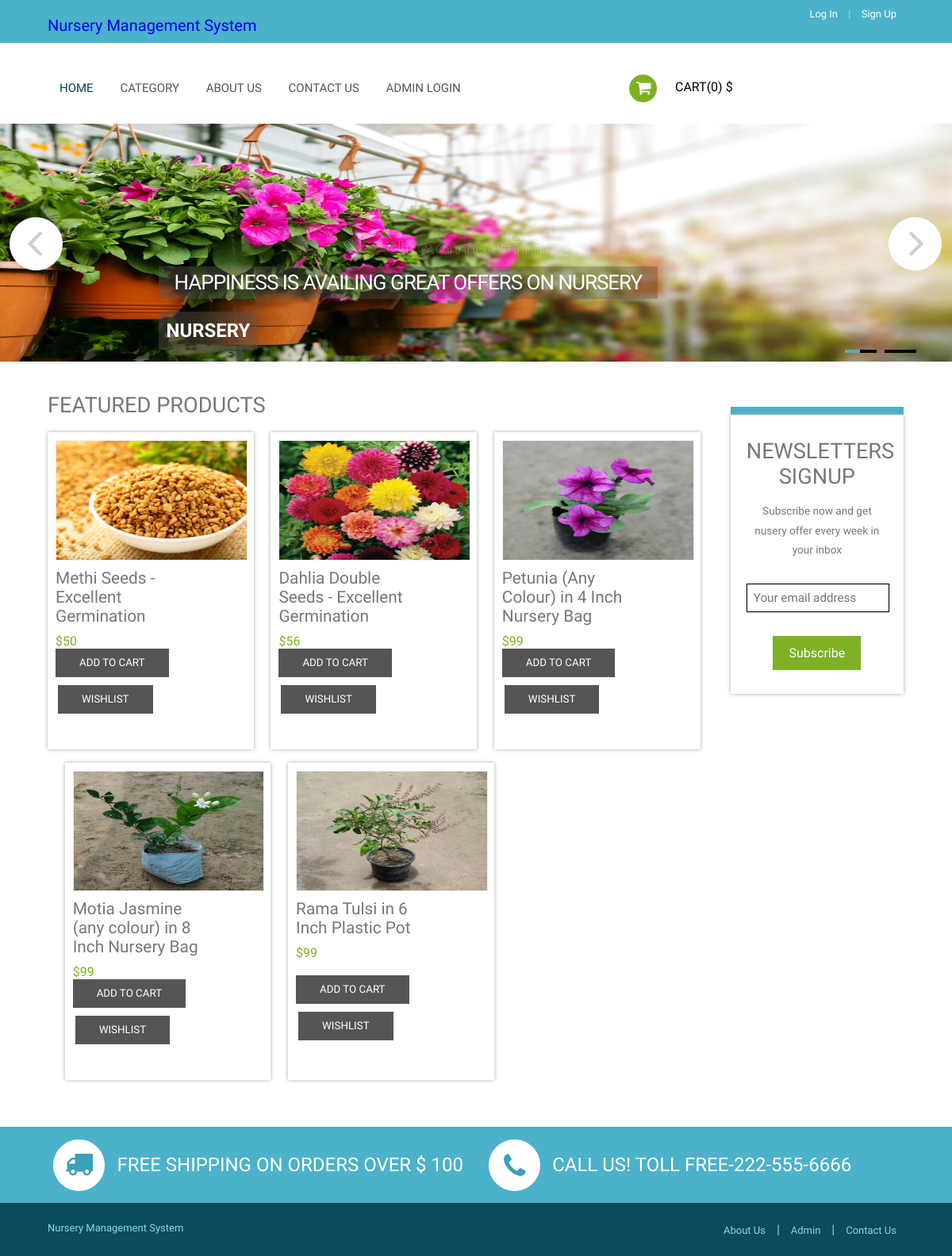
The page / on the database its author committed.
### tables this page shows
CREATE TABLE `tblproducts` (
  `ID` int(5) NOT NULL,
  `category` int(5) DEFAULT NULL,
  `productName` varchar(250) DEFAULT NULL,
  `productweight` varchar(100) DEFAULT NULL,
  `productPrice` decimal(10,0) DEFAULT NULL,
  `productDescription` mediumtext DEFAULT NULL,
  `productInstruction` mediumtext DEFAULT NULL,
  `shippingCharge` decimal(10,0) DEFAULT NULL,
  `productAvailability` varchar(50) DEFAULT NULL,
  `productImage1` varchar(250) DEFAULT NULL,
  `productImage2` varchar(250) DEFAULT NULL,
  `productImage3` varchar(250) DEFAULT NULL,
  `addedBy` varchar(250) DEFAULT NULL,
  `CreationDate` timestamp NULL DEFAULT current_timestamp()
);

### index.php (the view, shortened to what this page needs)
<?php
include('includes/config.php');
?>
<!DOCTYPE HTML>
<html>
<head>
<link href="css/style.css" rel="stylesheet" type="text/css" media="all" />
<link href="css/form.css" rel="stylesheet" type="text/css" media="all" />
<link href="css/megamenu.css" rel="stylesheet" type="text/css" media="all" />
    <link rel="stylesheet" href="css/fwslider.css" media="all">
</head>
<body>
	<?php include_once('includes/header.php');?>
    <div id="fwslider">
        <div class="slider_container">
            <div class="slide">
                    <img src="images/banner.jpg" width='200' height='300' alt=""/>
                <div class="slide_content">
                    <div class="slide_content_wrap">
                        <h4 class="title">Happiness is availing great offers on Nursery</h4>
                        <p class="description">Nursery</p>
                    </div>
                </div>
            </div>
        </div>
        <div class="timers"></div>
        <div class="slidePrev"><span></span></div>
        <div class="slideNext"><span></span></div>
    </div>
<div class="main">
	<div class="wrap">
		<div class="section group">
		  <div class="cont span_2_of_3">
		  	<h2 class="head">Featured Products</h2>
			<div class="top-box">
<?php
$ret=mysqli_query($con,"select * from tblproducts  order by  ID desc limit 5");
while ($row=mysqli_fetch_array($ret)) {
?>
			 <div class="col_1_of_3 span_1_of_3" style="height:400px">
			   <a href="single-product.php?pid=<?php  echo $row['ID'];?>">
				<div class="inner_content clearfix">
					<div class="product_image">
						<a href="single-product.php?pid=<?php  echo $row['ID'];?>">
							<img src="admin/productimages/<?php echo $row['productImage1'];?>" width="300" height="150" alt=""></a>
					</div>
                    <div class="price">
					   <div class="cart-left">
							<p class="title"><?php echo $row['productName'];?></p>
							<div class="price1">
							  <span class="actual">$<?php echo $row['productPrice'];?></span>
							</div>
						</div>
<div style="margin-top:40%;" align="center">
<?php if($_SESSION['nmsuid']==""){?>
<a href="login.php"><button  class="grey">Add to cart</button></a>
<?php } ?>
</div>
					 </div>
                   </div>
                   <div style="margin-left: 5%;">
                   <?php if($_SESSION['nmsuid']==""){?>
							<a href="login.php"><button  class="grey">Wishlist</button></a>
<?php } ?>
</div>
                 </a>
				</div><?php } ?>
			</div>
		  </div>
			<div class="rsidebar span_1_of_left">
				<div class="top-border"> </div>
           <div class="top-border"> </div>
			<div class="sidebar-bottom">
			    <h2 class="m_1">Newsletters<br> Signup</h2>
			    <p class="m_text">Subscribe now and get nusery offer every week in your inbox</p>
			    <div class="subscribe">
					 <form method="post">
					    <input type="email" name="email" placeholder="Your email address" class="textbox">
					    <input type="submit" name="sub" value="Subscribe">
					 </form>
	  			</div>
			</div>
	    </div>
	</div>
	</div>
	</div>
   <?php include_once('includes/footer.php');?>
</body>
</html>

### includes/header.php (shortened to what this page needs)
<div class="header-top">
       <div class="wrap">
              <div class="header-top-left">
                     <a href="index.php"> <h5 style="padding-top: 20px;padding-bottom: 10px;font-size: 20px;">Nursery Management System</h5></a>
             </div>
             <div class="cssmenu">
                <ul>
                    <?php if (strlen($_SESSION['nmsuid']==0)) {?>
                    <li><a href="login.php">Log In</a></li> |
                    <li><a href="register.php">Sign Up</a></li><?php }?>
                </ul>
            </div>
        </div>
    </div>
    <div class="header-bottom">
        <div class="wrap">
            <div class="header-bottom-left">
                <div class="menu">
                <ul class="megamenu skyblue">
            <li class="active grid"><a href="index.php">Home</a></li>
                <li><a class="color5" href="#">Category</a>
                </li>
                <li><a class="color6" href="about.php">About Us</a></li>
                <li><a class="color7" href="contact.php">Contact Us</a></li>
                      <?php if (strlen($_SESSION['nmsuid']==0)) {?>
                         <li><a class="color7" href="admin/">Admin login</a></li>
                     <?php } ?>
            </ul>
            </div>
        </div>
       <div class="header-bottom-right">
      <div class="tag-list">
        <ul class="icon1 sub-icon1 profile_img">
            <?php
                            $userid= $_SESSION['nmsuid'];
$ret2=mysqli_query($con,"select sum(tblproducts.shippingCharge+tblproducts.productPrice) as total,COUNT(orders.PId) as totalp from orders join tblproducts on tblproducts.ID=orders.PId where orders.UserId='$userid' and orders.IsOrderPlaced is null");
$resultss=mysqli_fetch_array($ret2);
?>
            <li><a class="active-icon c2" href="#"> </a>
            </li>
        </ul>
        <ul class="last"><li><a href="cart.php">Cart(<?php echo $resultss['totalp'];?>)  $<?php echo $resultss['total'];?></a></li></ul>
      </div>
    </div>
     </div>
    </div>

### includes/footer.php (shortened to what this page needs)
<div class="footer">
        <div class="footer-top">
            <div class="wrap">
              <div class="section group example">
                <div class="col_1_of_2 span_1_of_2">
                    <ul class="f-list">
                      <li><img src="images/2.png"><span class="f-text">Free Shipping on orders over $ 100</span><div class="clear"></div></li>
                    </ul>
                </div>
                <div class="col_1_of_2 span_1_of_2">
                    <ul class="f-list">
                      <li><img src="images/3.png"><span class="f-text">Call us! toll free-222-555-6666 </span><div class="clear"></div></li>
                    </ul>
                </div>
              </div>
            </div>
        </div>
        <div class="footer-bottom">
            <div class="wrap">
                 <div class="copy">
                    <p>Nursery Management System</p>
                 </div>
                <div class="f-list2">
                 <ul>
                    <li class="active"><a href="about.php">About Us</a></li> |
                    <li><a href="admin/index.php">Admin</a></li> |
                    <li><a href="contact.php">Contact Us</a></li>
                 </ul>
                </div>
              </div>
         </div>
    </div>

### css/megamenu.css (style rules this page uses)
.megamenu { margin-bottom:0px;padding:0;width:100%;list-style:none;display:inline-block;position:relative;font-size:15px }
.megamenu li { margin-bottom:0px;display:inline }
.megamenu>li>a { float:left;padding:8px 15px;text-decoration:none;text-transform:uppercase;font-size:1em; -webkit-transition: all 0.3s ease-in-out; -moz-transition: all 0.3s ease-in-out; -o-transition: all 0.3s ease-in-out; transition: all 0.3s ease-in-out; }
.megamenu>li.active>a { color:#00405d; }
.skyblue li>a,.skyblue>li.showhide span { color:#555 }

### css/fwslider.css (style rules this page uses)
#fwslider { position: relative; width:100%; }
#fwslider .slide { display: none; position: absolute; top:0; left:0; z-index: 0; width:100%; }
#fwslider .slide img { width:100%; }
#fwslider .slidePrev { position: absolute; top:50%; left:-50px; z-index: 10; }
#fwslider .slidePrev span { background-image: url("../images/img-sprite.png"); width:80px; height: 70px; float: left; background-position:-12px -4px; background-repeat: no-repeat; cursor: pointer; }
#fwslider .slideNext { position: absolute; top:50%; right:-50px; z-index: 10; }
#fwslider .slideNext span { background-image: url("../images/img-sprite.png"); width:80px; height: 70px; float: left; background-position: -110px -4px; background-repeat: no-repeat; cursor: pointer; }
#fwslider .timers { height:4px; position: absolute; bottom:15px; right:0; z-index: 3; }
#fwslider .slide_content { top:0; left:0; position: absolute; width:100%; height:100%; }
#fwslider .slide_content_wrap { max-width:1280px; margin:15% auto; }
#fwslider .title { margin-left:4%; text-transform: capitalize; color: #fff; font-size:2em; background:rgba(91, 89, 82, 0.4); padding:5px 20px; float: left; font-style: normal; text-transform:uppercase; border:none; }
#fwslider .description { margin-left:4%; opacity: 0; color:#ffffff; font-size:2em; background:rgba(91, 89, 82, 0.4); padding:10px; clear:both; float:left; margin-top:3px; font-weight:bold; text-transform:uppercase; }
@media only screen and (min-width:720px) and (max-width: 1300px) { #fwslider .slide_content_wrap { margin-left:50px; margin-top:15%; } }
@media only screen and (min-width:720px) and (max-width: 1300px) { #fwslider .title { font-size:26px; } }
@media only screen and (min-width:720px) and (max-width: 1300px) { #fwslider .description { font-size:1.5em; } }
@media (max-width:1366px) { #fwslider .description { margin-left: 13%; } }
@media (max-width:1366px) { #fwslider .title { margin-left: 13%; } }

### rows shown on the page
tblproducts: productImage1 (picture), productName "Methi Seeds - Excellent Germination", productPrice "50"
tblproducts: productImage1 (picture), productName "Dahlia Double Seeds - Excellent Germination", productPrice "56"
tblproducts: productImage1 (picture), productName "Petunia (Any Colour) in 4 Inch Nursery Bag", productPrice "99"
tblproducts: productImage1 (picture), productName "Motia Jasmine (any colour) in 8 Inch Nursery Bag", productPrice "99"
tblproducts: productImage1 (picture), productName "Rama Tulsi in 6 Inch Plastic Pot", productPrice "99"

### other values the page prints
$resultss['totalp'] "0"
